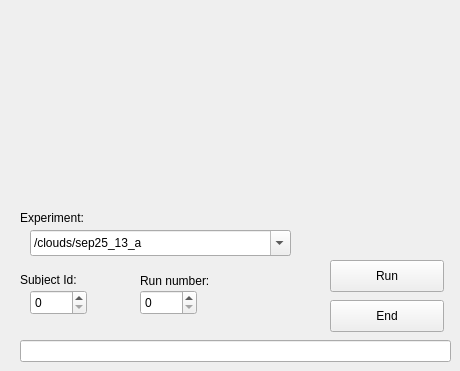
   <widget class="QWidget" name="tab_7">
    <attribute name="title">
     <string>Sequence</string>
    </attribute>
    <widget class="QComboBox" name="comboBoxSequenceFilename">
     <property name="geometry">
      <rect>
       <x>30</x>
       <y>230</y>
       <width>261</width>
       <height>26</height>
      </rect>
     </property>
     <property name="editable">
      <bool>true</bool>
     </property>
     <property name="insertPolicy">
      <enum>QComboBox::InsertAtTop</enum>
     </property>
     <property name="frame">
      <bool>true</bool>
     </property>
     <item>
      <property name="text">
       <string>/clouds/sep25_13_a</string>
      </property>
     </item>
     <item>
      <property name="text">
       <string>/clouds/sep19_13_a</string>
      </property>
     </item>
     <item>
      <property name="text">
       <string>/clouds/sep17_13_a</string>
      </property>
     </item>
     <item>
      <property name="text">
       <string>/clouds/aug19_13_b</string>
      </property>
     </item>
     <item>
      <property name="text">
       <string>/clouds/aug16_13_a</string>
      </property>
     </item>
     <item>
      <property name="text">
       <string>/clouds/may21_13_c</string>
      </property>
     </item>
     <item>
      <property name="text">
       <string>/clouds/jul20_13_a</string>
      </property>
     </item>
     <item>
      <property name="text">
       <string>/clouds/jul20_13_b</string>
      </property>
     </item>
     <item>
      <property name="text">
       <string>/clouds/jul20_13_c</string>
      </property>
     </item>
     <item>
      <property name="text">
       <string>/clouds/jul20_13_d</string>
      </property>
     </item>
     <item>
      <property name="text">
       <string/>
      </property>
     </item>
    </widget>
    <widget class="QPushButton" name="pushButton_runSequence">
     <property name="geometry">
      <rect>
       <x>330</x>
       <y>260</y>
       <width>114</width>
       <height>32</height>
      </rect>
     </property>
     <property name="text">
      <string>Run</string>
     </property>
    </widget>
    <widget class="QSpinBox" name="spinBoxSubjectId">
     <property name="geometry">
      <rect>
       <x>30</x>
       <y>290</y>
       <width>57</width>
       <height>25</height>
      </rect>
     </property>
    </widget>
    <widget class="QLabel" name="label_11">
     <property name="geometry">
      <rect>
       <x>20</x>
       <y>275</y>
       <width>71</width>
       <height>10</height>
      </rect>
     </property>
     <property name="text">
      <string>Subject Id:</string>
     </property>
    </widget>
    <widget class="QLabel" name="label_14">
     <property name="geometry">
      <rect>
       <x>20</x>
       <y>210</y>
       <width>81</width>
       <height>16</height>
      </rect>
     </property>
     <property name="text">
      <string>Experiment:</string>
     </property>
    </widget>
    <widget class="QLabel" name="label_15">
     <property name="geometry">
      <rect>
       <x>140</x>
       <y>273</y>
       <width>91</width>
       <height>16</height>
      </rect>
     </property>
     <property name="text">
      <string>Run number:</string>
     </property>
    </widget>
    <widget class="QSpinBox" name="spinBoxRunNumber">
     <property name="geometry">
      <rect>
       <x>140</x>
       <y>290</y>
       <width>57</width>
       <height>25</height>
      </rect>
     </property>
    </widget>
    <widget class="QLineEdit" name="LineEditSequenceMessage">
     <property name="geometry">
      <rect>
       <x>20</x>
       <y>340</y>
       <width>431</width>
       <height>22</height>
      </rect>
     </property>
     <property name="font">
      <font>
       <pointsize>8</pointsize>
      </font>
     </property>
     <property name="acceptDrops">
      <bool>true</bool>
     </property>
     <property name="frame">
      <bool>true</bool>
     </property>
     <property name="readOnly">
      <bool>true</bool>
     </property>
    </widget>
    <widget class="QPushButton" name="pushButton_endSequence">
     <property name="geometry">
      <rect>
       <x>330</x>
       <y>300</y>
       <width>114</width>
       <height>32</height>
      </rect>
     </property>
     <property name="text">
      <string>End</string>
     </property>
    </widget>
   </widget>
